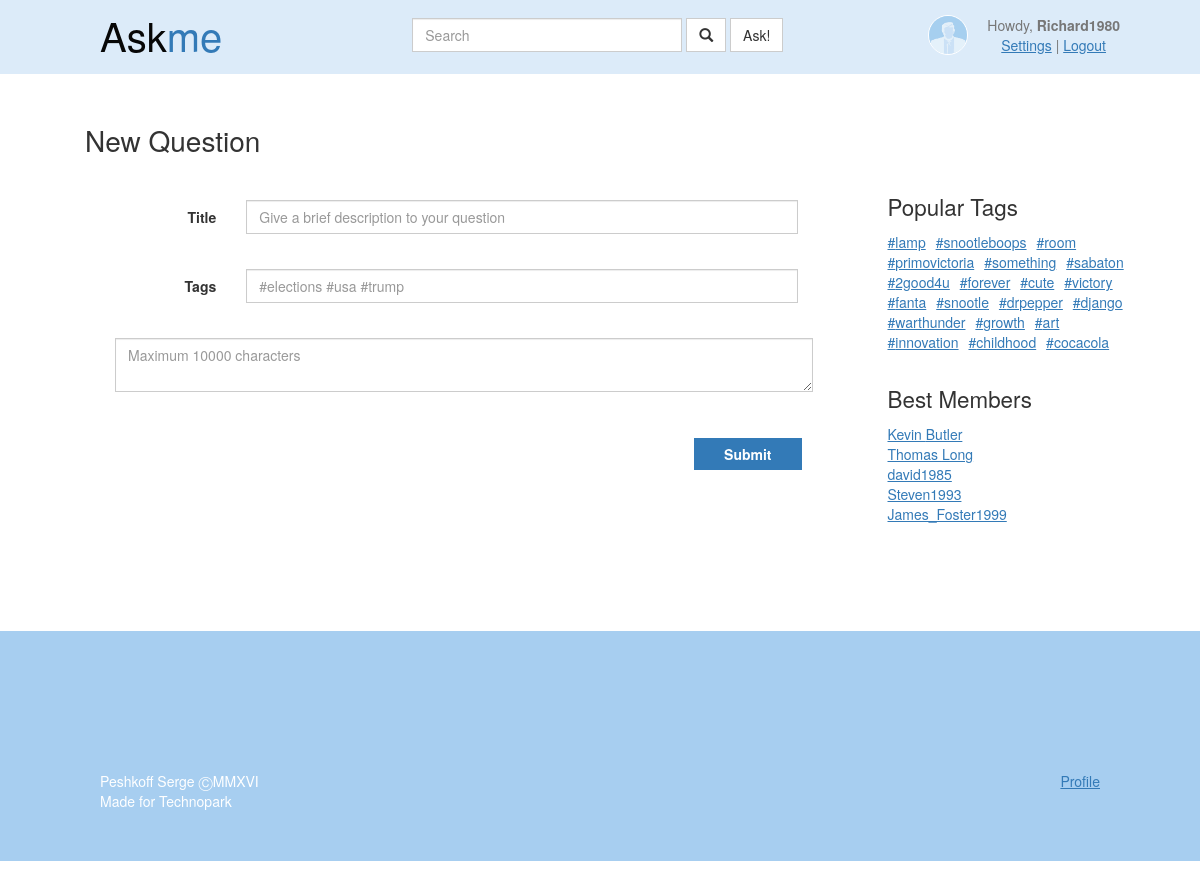
Screenshot of /ask/ (signed in) with the database file from the repository.
### CNAskApp/models.py (models this page shows)
class CNTag(models.Model):
    objects = CNTagManager()
    questions = models.ManyToManyField("CNQuestion")
    name = models.CharField(max_length=255)
    count = models.IntegerField(default=0)

### CNAskApp/views.py (the view)
# urls.py: url(r'^ask/', ask, name='ask'),
@login_required
def ask(request):
    form = CNAskForm()
    if request.user.is_authenticated() and request.method == "POST":
        form = CNAskForm(request.POST)
        if form.is_valid():
            q_id = form.save(CNProfile.objects.get(django_user=request.user))
            return HttpResponseRedirect("/question/" + str(q_id))
    return render(request, "ask.html", mixin(request, {
        "form": form,
    }))

### CNAskApp/forms.py (shortened to what this page needs)
class CNAskForm(Form):
    title = CharField(label="Title", initial="",
                      help_text="Give a brief description to your question",
                      max_length=100, min_length=8)
    text = CharField(label="Text", initial="",
                     help_text="Maximum 10000 characters",
                     max_length=10000, required=False)
    tags = CharField(label="Tags", initial="",
                     help_text="#elections #usa #trump",
                     max_length=100)

### CNAskApp/managers.py (called while the page is built)
    def top(self):
        users = self.order_by("-questions_count")[:5]
        return users

    def profile(self, user):
        if user.is_anonymous():
            return None
        return self.get(django_user=user)

    def top(self):
        tags = self.order_by("-count")
        tags = tags[0:20]
        return tags

### CNAskApp/views.py (called while the page is built)
def mixin(request, d, **kwargs):
    offset = kwargs.get("offset", 0)
    count = kwargs.get("count", 0)
    final = {
        "popular_tags": CNTag.objects.top(),
        "best_members": CNProfile.objects.top(),
        "profile": CNProfile.objects.profile(request.user),
        "paginator": get_paginator(offset, count)
    }
    final.update(d)
    return final

### templates/ask.html (shortened to what this page needs)
{% extends "generic.html" %}
{% block header %}
    <a href="#" class="ac-nav-link" selected>New Question</a>
{% endblock %}
{% block content %}
    <form action="{% url 'ask' %}" method="post">
        <div class="ac-ask-form form-horizontal">
            {% include "fields/text.html" with field=form.title %}
            {% include "fields/text.html" with field=form.tags %}
            {% include "fields/formatarea.html" with field=form.text no_label=True %}
            {% include "fields/submit.html" with name="signup" value="Submit" %}
        </div>
    </form>
{% endblock %}

### templates/blocks/username.html
{% if user.first_name and user.last_name %}{{ user.first_name }} {{ user.last_name }}{% else %}{{ user.username }}{% endif %}

### templates/blocks/popular_tags.html
{% for tag in popular_tags %}
    <span class="ac-tag" style="font-size: 100%;">
        <a href="{% url 'tagged' tag.name %}">#{{ tag.name }}</a>
    </span>
{% endfor %}

### templates/blocks/best_members.html
{% for member in best_members %}
    <a href="{% url 'profile' member.django_user.username %}">{% include "blocks/username.html" with user=member.django_user %}</a><br>
{% endfor %}

### static/style.css (style rules this page uses)
body { background-color: white; }
* { border-radius: 0px !important; }
a { text-decoration: underline; }
.ac-nav-link { margin-right: 10px; font-size: 1.3em; }
.ac-nav-link[selected] { font-size: 2em; text-decoration: none; color: rgb(51, 51, 51); }
.ac-tag { margin-right: 6px; }
.ac-ask-form { padding-left: 50px; padding-right: 50px; padding-bottom: 50px; }

### rows the page displays
CNTag: name "lamp"
CNTag: name "snootleboops"
CNTag: name "room"
CNTag: name "primovictoria"
CNTag: name "something"
CNTag: name "sabaton"
CNTag: name "2good4u"
CNTag: name "forever"
CNTag: name "cute"
CNTag: name "victory"
CNTag: name "fanta"
CNTag: name "snootle"
CNTag: name "drpepper"
CNTag: name "django"
CNTag: name "warthunder"
CNTag: name "growth"
CNTag: name "art"
CNTag: name "innovation"
CNTag: name "childhood"
CNTag: name "cocacola"

### other values shown
{{ user.username }} "Richard1980"
{{ field.label }} "Title Tags"
{{ value }} "Submit"
{{ user.first_name }} "Kevin"
{{ user.last_name }} "Butler"
{{ user.first_name }} "Thomas"
{{ user.last_name }} "Long"
{{ user.username }} "david1985"
{{ user.username }} "Steven1993"
{{ user.username }} "James_Foster1999"
